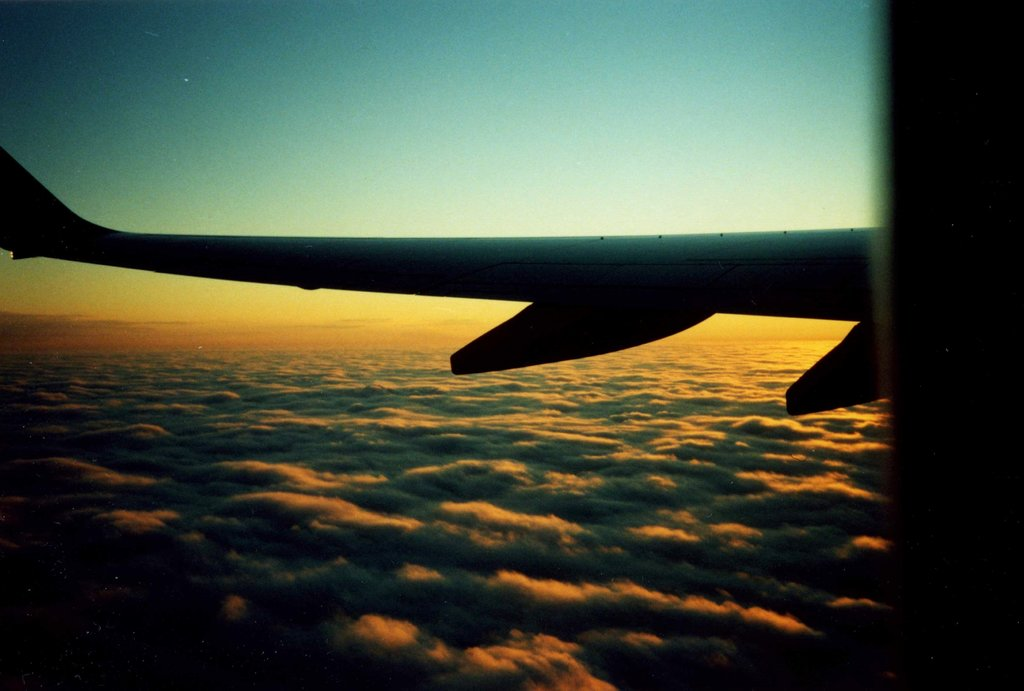
#> input picture test_images/0c0cba1fdb579002.jpg, 1024 x 691 px
$ python -i enhance_yolo_aerial.py   (imports and definitions only)
#> lines starting #> are read from the running program, lines starting #| are printed output that depends on the picture
#> further down, picture is the input picture: shape (691, 1024, 3); mean B, G, R 60, 76.1, 68.2
#!/usr/bin/env python3
"""
Enhance small blurry aerial-object images (airplanes) for YOLO training.

AUTO PATH MODE (project structure):
Input:
  dataset/raw/images
  dataset/raw/labels

Output:
  dataset/enhanced/images
  dataset/enhanced/labels

Run:
  python scripts/enhance.py
  python scripts/enhance.py --limit 0
  python scripts/enhance.py --save-compare
"""

import argparse
import sys
import shutil
from pathlib import Path

import cv2
import numpy as np

IMAGE_EXT_DEFAULT = [".jpg", ".jpeg", ".png", ".bmp", ".tif", ".tiff", ".webp"]


# -------------------------------------------------
# Arguments (all optional now)
# -------------------------------------------------
# [41 lines left out: function parse_args, not called in this run]


# -------------------------------------------------
# Utils
# -------------------------------------------------
def ensure_dir(p: Path, dry_run: bool):
    if not dry_run:
        p.mkdir(parents=True, exist_ok=True)


# [10 lines left out: function list_images, not called in this run]


def safe_imread(path: Path):
    return cv2.imread(str(path), cv2.IMREAD_COLOR)


# [32 lines left out: functions safe_imwrite, copy_label, apply_denoise_light, not called in this run]


def apply_clahe_luminance(img_bgr, clipLimit=1.8, tileGridSize=8):
#> called with clipLimit = 1.8, tileGridSize = 8
    lab = cv2.cvtColor(img_bgr, cv2.COLOR_BGR2LAB)
#> lab: shape (691, 1024, 3); mean of channels 0, 1, 2 77.3, 123.6, 136
    l, a, b = cv2.split(lab)
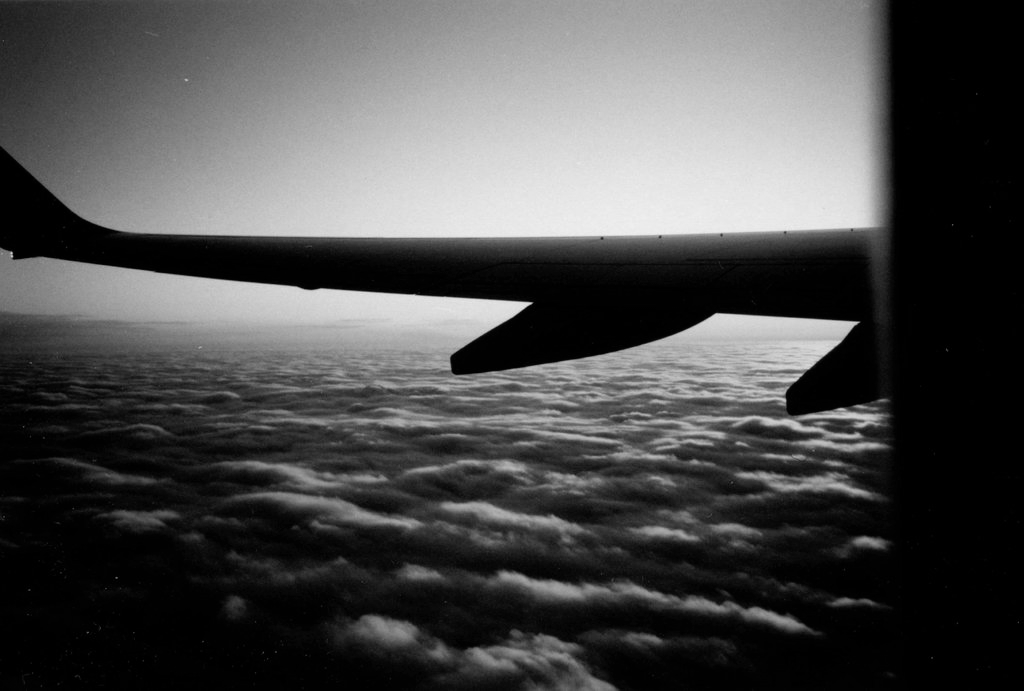
#> l: shape (691, 1024); min 0, max 239, mean 77.3
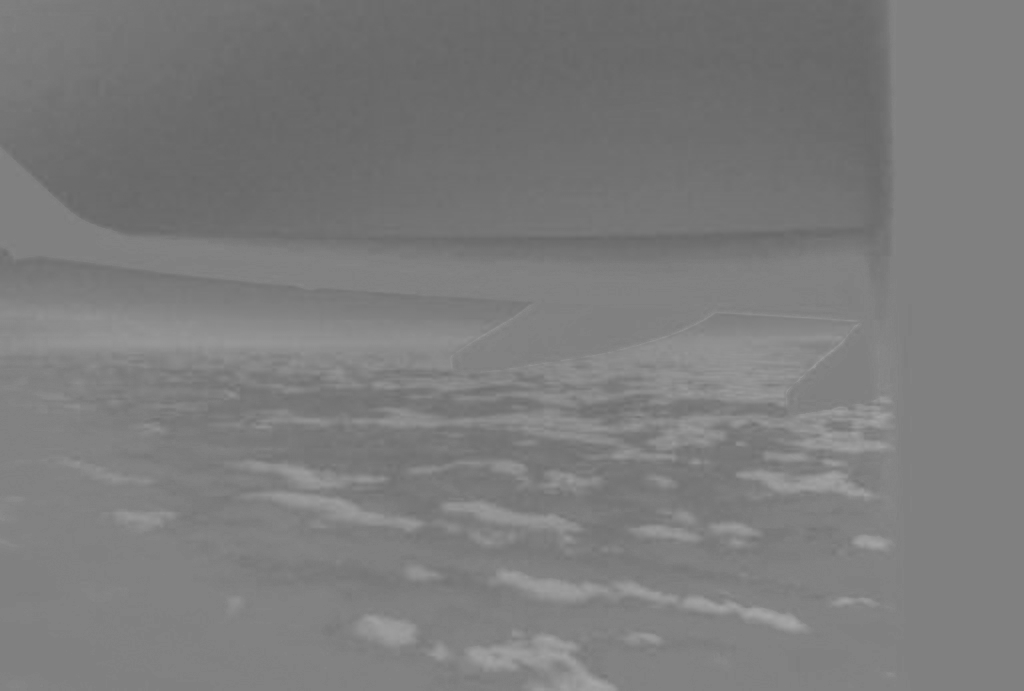
#> a: shape (691, 1024); min 102, max 167, mean 123.6
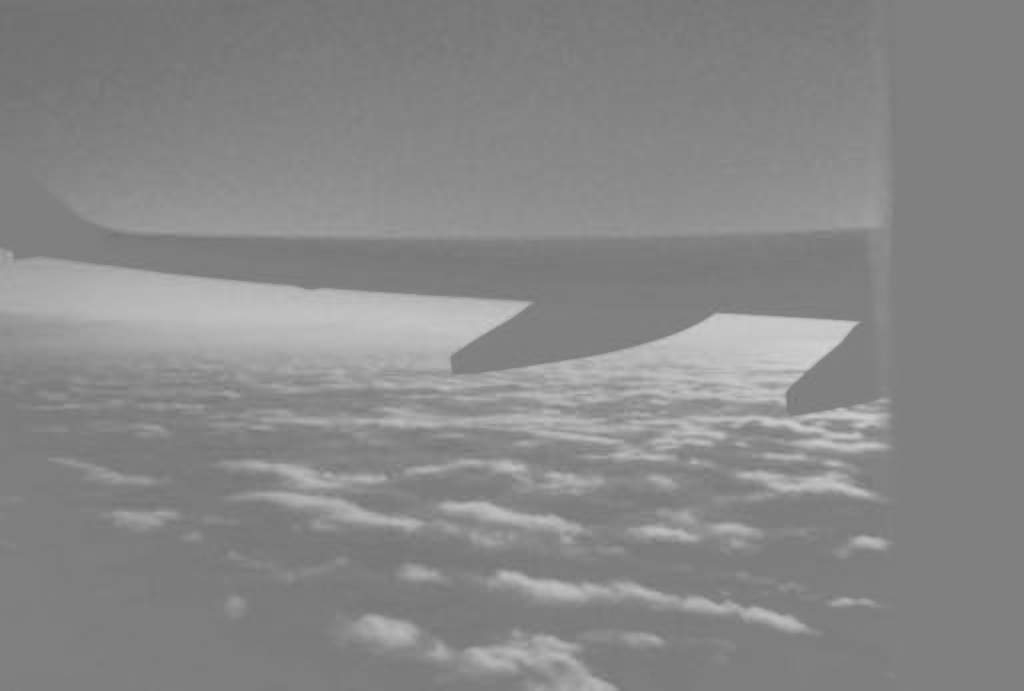
#> b: shape (691, 1024); min 111, max 208, mean 136
    clahe = cv2.createCLAHE(clipLimit=float(clipLimit),
                            tileGridSize=(int(tileGridSize), int(tileGridSize)))
    l2 = clahe.apply(l)
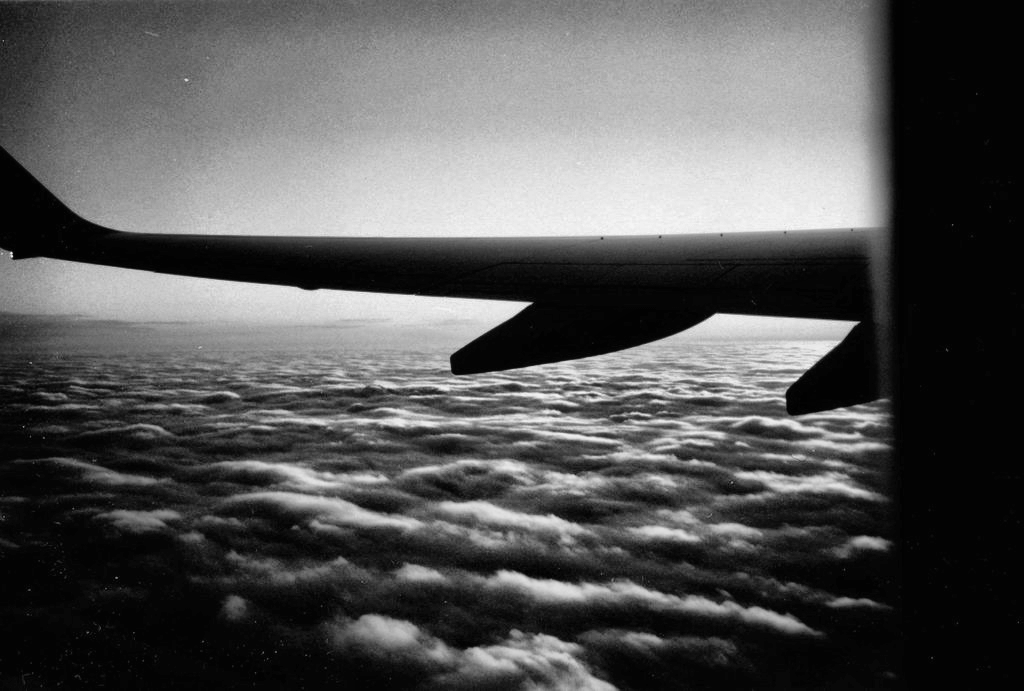
#> l2: shape (691, 1024); min 1, max 248, mean 86.6
    lab2 = cv2.merge([l2, a, b])
#> lab2: shape (691, 1024, 3); mean of channels 0, 1, 2 86.6, 123.6, 136
    return cv2.cvtColor(lab2, cv2.COLOR_LAB2BGR)
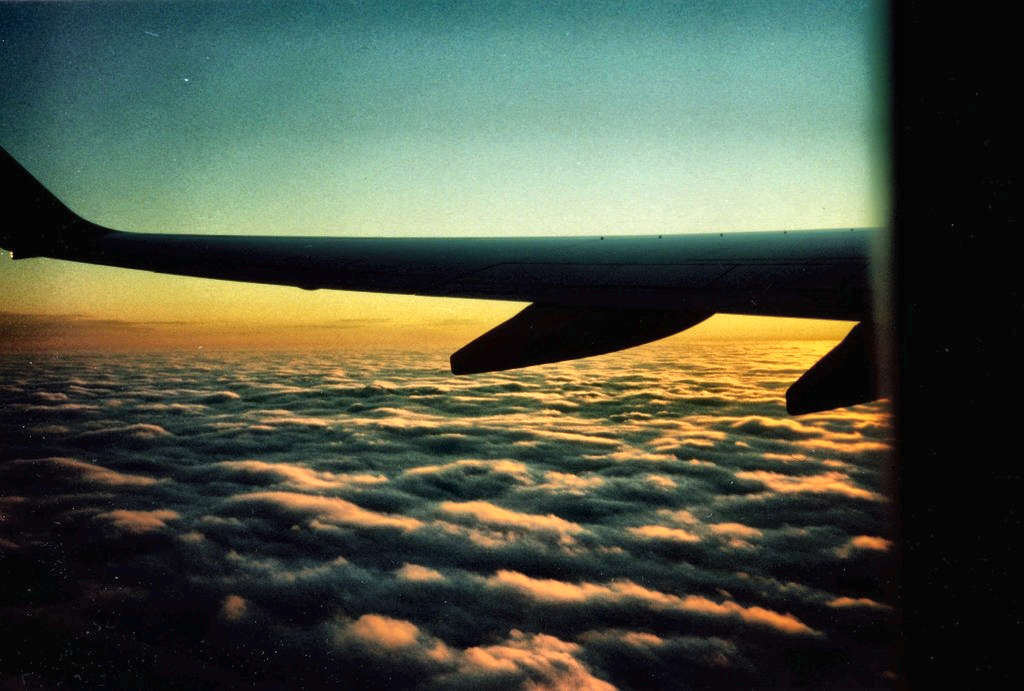
#> returned value: shape (691, 1024, 3); mean B, G, R 68.7, 85.3, 77.7


# [128 lines left out: functions unsharp_mask_mild, enhance_small_blurry_object, make_compare, main, not called in this run]


# [2 lines not run here, left out]

>>> import cv2
>>> picture = cv2.imread('../test_images/0c0cba1fdb579002.jpg')
>>> result = apply_clahe_luminance(picture)
